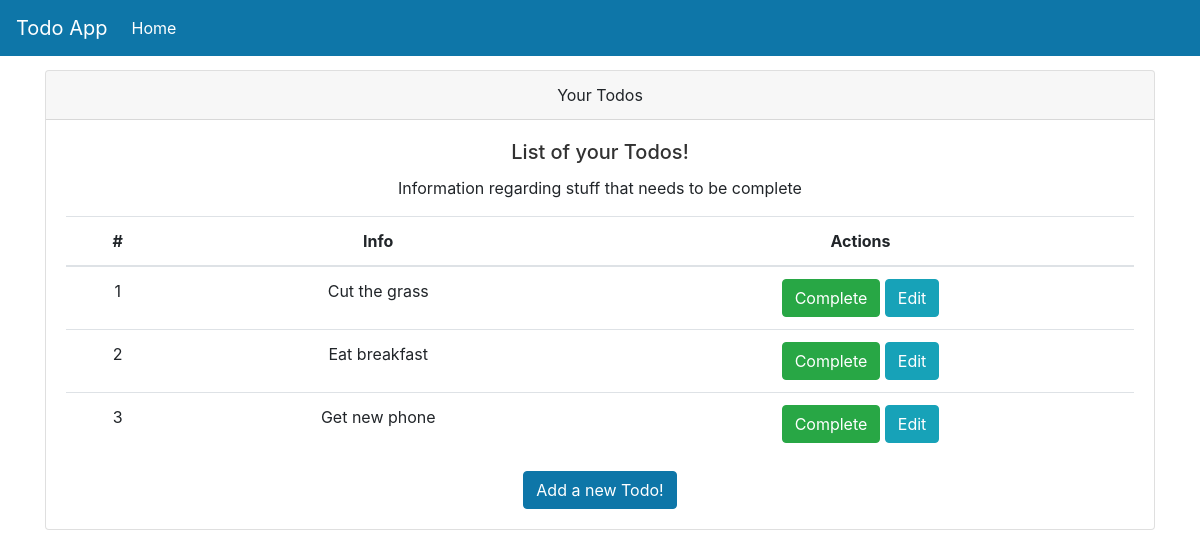
Page /todos/ on the earlier database version.
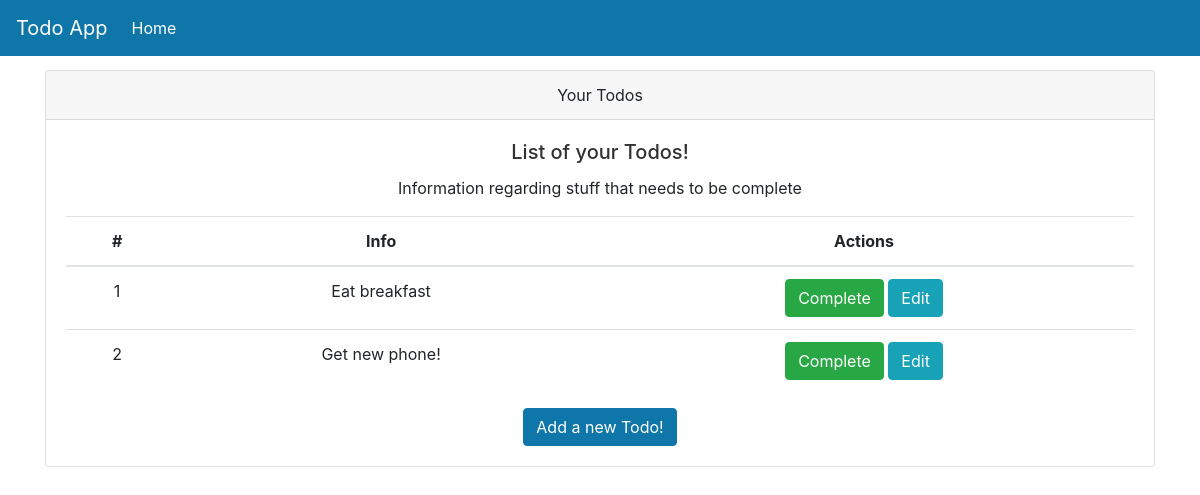
Same page on the later database version.
### models.py (models this page shows)
class Todos(Base):
    __tablename__ = "todos"
    id = Column(Integer, primary_key=True, index=True)
    title = Column(String)
    description = Column(String)
    priority = Column(Integer)
    complete = Column(Boolean, default=False)
    owner_id = Column(Integer, ForeignKey("users.id"))
    owner = relationship("Users", back_populates="todos")

### routers/todos.py (the view)
@router.get("/", response_class=HTMLResponse)
async def read_all_by_user(request: Request, db: Session = Depends(get_db)):
    todos = db.query(Todos).filter(Todos.owner_id == 1).all()
    return templates.TemplateResponse("home.html", {"request": request, "todos": todos})

### templates/home.html (shortened to what this page needs)
{% include 'layout.html' %}
<div class="container">
    <div class="card text-center">
        <div class="card-header">
            Your Todos
        </div>
        <div class="card-body">
            <h5 class="card-title">List of your Todos!</h5>
            <p class="card-text">Information regarding stuff that needs to be complete</p>
            <table class="table table-hover">
                <thead>
                    <tr>
                        <th scope="col">#</th>
                        <th scope="col">Info</th>
                        <th scope="col">Actions</th>
                    </tr>
                </thead>
                <tbody>
                    {% for todo in todos %}
                    {% if todo.complete == False %}
                    <tr class="pointer">
                        <td>{{ loop.index }}</td>
                        <td>{{ todo.title }}</td>
                        <td>
                            <a href="{{ url_for('complete_todo', todo_id=todo.id) }}" class="btn btn-success">Complete</a>
                            <a href="{{ url_for('edit_todo', todo_id=todo.id) }}" class="btn btn-info">Edit</a>
                        </td>
                    </tr>
                    {% endif %}
                    {% endfor %}
                </tbody>
            </table>
            <a class="btn btn-primary" href="add-todo">Add a new Todo!</a>
        </div>
    </div>
</div>

### templates/layout.html (shortened to what this page needs)
<!DOCTYPE html>
<html lang="en">
<head>
    <link rel="stylesheet" type="text/css" href="{{ url_for('static', path='/todo/css/base.css') }}">
    <link rel="stylesheet" type="text/css" href="{{ url_for('static', path='/todo/css/bootstrap.css') }}">
</head>
<body>
{% include 'navbar.html' %}
</body>
</html>

### templates/navbar.html (shortened to what this page needs)
<div>
    <nav class="navbar navbar-expand-md navbar-dark main-color fixed-top">
        <a class="navbar-brand" href="#">Todo App</a>
            <div class="collapse navbar-collapse" id="navbarNav">
                <ul class="navbar-nav">
                    <li class="nav-item active">
                        <a class="nav-link" href="#"> Home</a>
                    </li>
                </ul>
            </div>
    </nav>
</div>

### static/todo/css/base.css (style rules this page uses)
body { background: #fafafa; color: #33333a; padding-top: 70px; }
h1, h2, h3, h4, h5, h6 { color: #323232; }
.main-color { background-color: #0e76a8 ; }

Differences in the rows shown:
removed Todos: title "Cut the grass"
changed Todos: title "Get new phone" → "Get new phone!"
